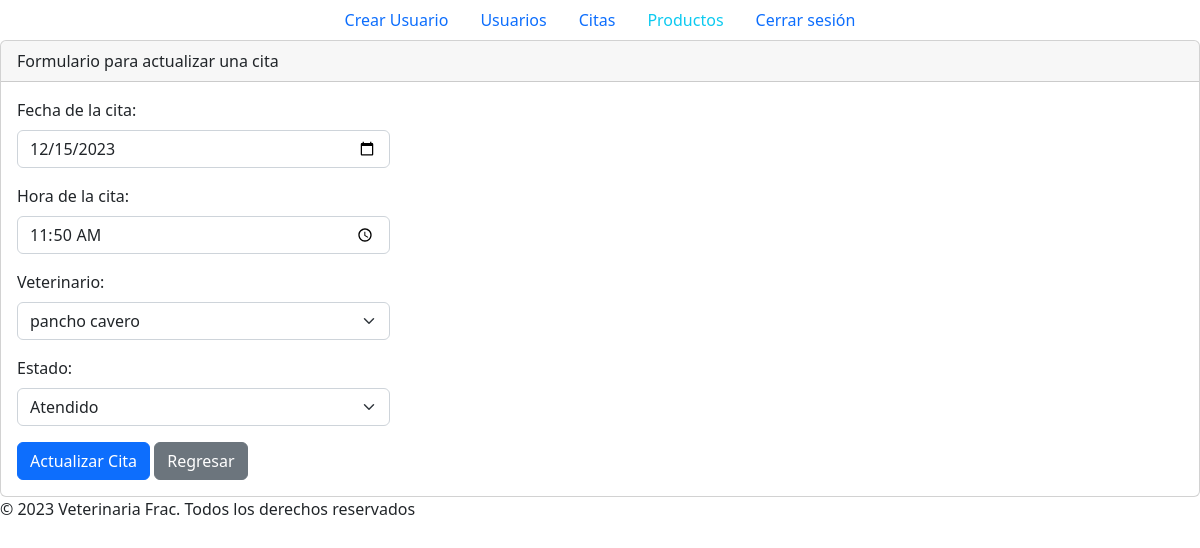
The app's page /secciones/reservas/editar.php?id=1 with its own data.
### tables this page shows
CREATE TABLE `reservadecitas` (
  `id` int(8) NOT NULL,
  `id_administrador` int(8) NOT NULL,
  `id_cliente` int(8) DEFAULT NULL,
  `id_veterinario` int(8) NOT NULL,
  `fechareserva` date NOT NULL,
  `hora` time NOT NULL,
  `asunto` varchar(255) DEFAULT NULL,
  `estado` tinyint(1) NOT NULL
);

CREATE TABLE `veterinario` (
  `id` int(8) NOT NULL,
  `nombre` varchar(255) NOT NULL,
  `dni` int(8) NOT NULL,
  `correo` varchar(255) NOT NULL,
  `usuario` varchar(255) NOT NULL,
  `contrasenia` varchar(255) NOT NULL,
  `estado` tinyint(4) NOT NULL
);

### secciones/reservas/editar.php (the view, shortened to what this page needs)
<?php
include("../../plantillas/header.php");
include("../../config/bd.php");
if (isset($_GET['id']) && is_numeric($_GET['id'])) {
    $id_reserva = $_GET['id'];
    $sqlReserva = "SELECT * FROM reservadecitas WHERE id = $id_reserva";
    $resultReserva = $conn->query($sqlReserva);
    if ($resultReserva->num_rows > 0) {
        $reserva = $resultReserva->fetch_assoc();
        $sqlVeterinarios = "SELECT id, nombre FROM veterinario";
        $resultVeterinarios = $conn->query($sqlVeterinarios);
        $veterinarios = $resultVeterinarios->fetch_all(MYSQLI_ASSOC);
?>
<div class="card">
    <div class="card-header">
        <p class="card-text">Formulario para actualizar una cita</p>
    </div>
    <div class="card-body">
        <div class="row">
            <div class="col-md-4">
                <form action="<?php echo $_SERVER['PHP_SELF'] . "?id=" . $id_reserva; ?>" method="post">
                    <div class="mb-3">
                        <label for="fecha" class="form-label">Fecha de la cita:</label>
                        <input type="date" class="form-control" name="fecha" value="<?php echo $reserva['fechareserva']; ?>" required>
                    </div>
                    <div class="mb-3">
                        <label for="hora" class="form-label">Hora de la cita:</label>
                        <input type="time" class="form-control" name="hora" value="<?php echo $reserva['hora']; ?>" required>
                    </div>
                    <div class="mb-3">
                        <label for="id_veterinario" class="form-label">Veterinario:</label>
                        <select class="form-select" name="id_veterinario" required>
                            <?php foreach ($veterinarios as $veterinario) : ?>
                                <option value="<?php echo $veterinario['id']; ?>" <?php echo ($reserva['id_veterinario'] == $veterinario['id']) ? 'selected' : ''; ?>><?php echo $veterinario['nombre']; ?></option>
                            <?php endforeach; ?>
                        </select>
                    </div>
                    <div class="mb-3">
                        <label for="estado" class="form-label">Estado:</label>
                        <select class="form-select" name="estado" required>
                            <option value="3" <?php echo ($reserva['estado'] == 3) ? 'selected' : ''; ?>>Atendido</option>
                        </select>
                    </div>
                    <button type="submit" class="btn btn-primary">Actualizar Cita</button>
                    <a href="index.php" class="btn btn-secondary">Regresar</a>
                </form>
            </div>
        </div>
    </div>
</div>
<?php
    } else {
        echo "No se encontró la reserva con ID: $id_reserva";
    }
} else {
    echo "ID de reserva no válido";
}
include("../../plantillas/footer.php");
?>

### records on screen
reservadecitas: fecha "12/15/2023", hora "11:50:00", id_veterinario "pancho cavero", estado "Atendido"
